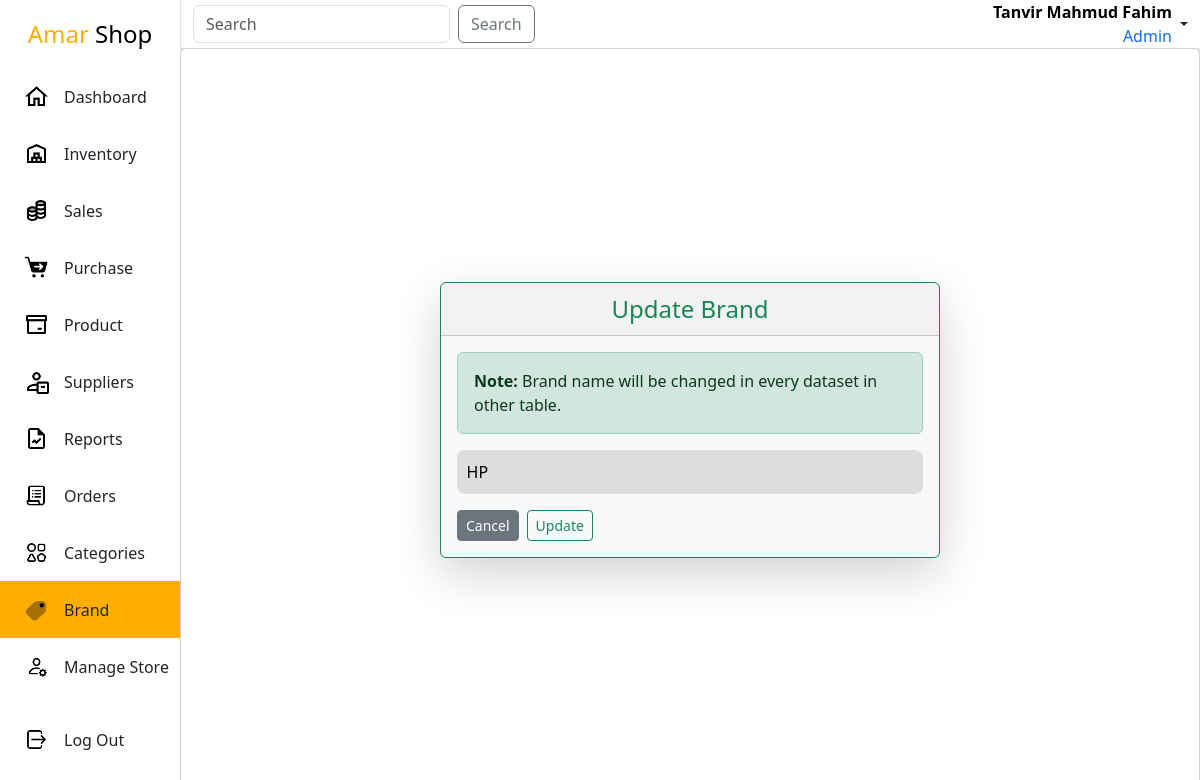
The page /admin-panel/brand/6/update/ (signed in) on the database its author committed.
### app/models.py (models this page shows, shortened)
class User(AbstractBaseUser, PermissionsMixin):
    email = models.EmailField(max_length=255, unique=True)
    first_name = models.CharField(max_length=255)
    last_name = models.CharField(max_length=255, blank=True, null=True)
    is_active = models.BooleanField(default=True)
    is_staff = models.BooleanField(default=False)
    profile_pic = models.ImageField(upload_to=profile_image_path, null=True, blank=True)
    objects = UserManager()
    USERNAME_FIELD = 'email'
    REQUIRED_FIELDS = ['first_name', 'last_name']

class Brand(models.Model):
    brand = models.CharField(max_length=255, unique=True)
    class Meta:
        ordering = ['-id']

### app/views.py (the view)
# urls.py: path('brand/<int:pk>/update/', BrandUpdateView.as_view(), name='brand-update'),
class BrandUpdateView(SuperuserRequiredMixin,UpdateView):
    model = Brand
    form_class = BrandForm
    context_object_name = 'brand'
    template_name = 'inventory/brand/brandUpdate.html'
    success_url = reverse_lazy('brand-list')

### app/forms.py
class BrandForm(forms.ModelForm):
    class Meta:
        model = Brand
        fields = '__all__'

### app/views.py (called while the page is built)
    def test_func(self):
        if self.request.user.is_superuser:
            return self.request.user.is_superuser
        if self.request.user.is_staff:
            return self.request.user.is_staff

### templates/inventory/brand/brandUpdate.html (shortened to what this page needs)
{% extends "Layout.html" %}
{% load static %}
{%block link%}
    <link rel="stylesheet" href="{%static 'css/inventory.css'%}">
{%endblock link%}
{%block main%}
<div class="inventory">
    <div class="card height-100">
        <div class="d-flex flex-column justify-content-center align-items-center height-100">
            <div class="card border border-success custom-card shadow-lg bg-body-tertiary rounded">
                <div class="card-header fs-4 text-center text-success">Update Brand</div>
                <div class="card-body">
                    <div class="alert alert-success" role="alert">
                        <a class="alert-link">Note:</a> Brand name will be changed in every dataset in other table.
                    </div>
                    <form method="post" enctype="multipart/form-data">
                        {{ form.brand}}
                        <div class="width-100 mt-3 d-flex align-items-center">
                            <a class="btn btn-sm btn-secondary" href="{%url 'brand-list'%}">Cancel</a>
                            <button class="btn btn-sm btn-outline-success ms-2" type="submit">Update</button>
                        </div>
                    </form>
                </div>
            </div>
        </div>
    </div>
</div>
{%endblock main%}

### templates/Layout.html (shortened to what this page needs)
<!DOCTYPE html>
{% load static %}
<html lang="en">
<head>
    {% load bootstrap5 %}
    {% bootstrap_css %}
    {%block link%}{%endblock link%}
    <link rel="stylesheet" href="{% static 'css/layout.css'%}">
</head>
<body>
    <div class="mother-div">
        <div class="sidebar">
            <div class="upper">
                <div class="branding">
                    <a href="{%url 'dashboard'%}">
                        <span class="gedget">Amar</span> Shop
                    </a>
                </div>
                <ul class="navList">
                    <li class="navItem">
                        <a href="{%url 'dashboard'%}">
                            <img src="{%static 'icons/nav/home.png'%}" width="25" alt="Dashboard"/>
                            <div class="navtitle">Dashboard</div>
                        </a>
                    </li>
                    <li class="navItem">
                        <a href="{%url 'inventory-list'%}" >
                            <img src="{%static 'icons/nav/inventory.png'%}" width="25" alt="Inventory"/>
                            <div class="navtitle">Inventory</div>
                        </a>
                    </li>
                    <li class="navItem">
                        <a href="{%url 'sales-list'%}" >
                            <img src="{%static 'icons/nav/sales.png'%}" width="25" alt="Inventory"/>
                            <div class="navtitle">Sales</div>
                        </a>
                    </li>
                    <li class="navItem">
                        <a href="{%url 'purchase-list'%}" >
                            <img src="{%static 'icons/nav/purchase.png'%}" width="25" alt="Inventory"/>
                            <div class="navtitle">Purchase</div>
                        </a>
                    </li>
                    <li class="navItem">
                        <a href="{%url 'product-list'%}">
                            <img src="{%static 'icons/nav/product.png'%}" width="25" alt="Orders"/>
                            <div class="navtitle">Product</div>
                        </a>
                    </li>
                    <li class="navItem">
                        <a href="{%url 'supplier-list'%}">
                            <img src="{%static 'icons/nav/suppliers.png'%}" width="25" alt="Suppliers"/>
                            <div class="navtitle">Suppliers</div>
                        </a>
                    </li>
                    <li class="navItem">
                        <a href="{%url 'reports'%}">
                            <img src="{%static 'icons/nav/reports.png'%}" width="25" alt="Reports"/>
                            <div class="navtitle">Reports</div>
                        </a>
                    </li>
                    <li class="navItem">
                        <a href="{%url 'orders'%}">
                            <img src="{%static 'icons/nav/orders.png'%}" width="25" alt="Orders"/>
                            <div class="navtitle">Orders</div>
                        </a>
                    </li>
                    <li class="navItem">
                        <a href="{%url 'category-list'%}">
                            <img src="{%static 'icons/nav/category.png'%}" width="25" alt="Orders"/>
                            <div class="navtitle">Categories</div>
                        </a>
                    </li>
                    <li class="navItem">
                        <a href="{%url 'brand-list'%}">
                            <img src="{%static 'icons/nav/brand.png'%}" width="25" alt="Orders"/>
                            <div class="navtitle">Brand</div>
                        </a>
                    </li>
                    <li class="navItem">
                        <a href="{%url 'manage'%}">
                            <img src="{%static 'icons/nav/manage.png'%}" width="25" alt="Manage_Store"/>
                            <div class="navtitle">Manage Store</div>
                        </a>
                    </li>
                </ul>
            </div>
            <div class="lower">
                <ul class="navList">
                    <li class="navItem">
                        <a href="{%url 'admin-logout'%}">
                            <img src="{%static 'icons/nav/logout.png'%}" width="25" alt="Logout"/>
                            <div class="navtitle">Log Out</div>
                        </a>
                    </li>
                </ul>
            </div>
        </div>
        <div class="content">
            <nav class="navbar navbar-light navbar-w bg-white p-0">
                <div class="container-fluid">
                    <form class="d-flex">
                        <input class="form-control me-2" type="search" placeholder="Search" aria-label="Search">
                        <button class="btn btn-outline-secondary" type="submit">Search</button>
                    </form>
                    <div class="nav-item dropdown">
                        <a class="nav-link dropdown-toggle d-flex align-items-center" href="#" id="navbarDropdownMenuLink" role="button" data-bs-toggle="dropdown" aria-expanded="false">
                            <div class="text-end text-black me-1">
                                <div class="fw-bold">{{request.user.first_name}} {{request.user.last_name}}</div>
                                {%if request.user.is_superuser%}
                                <div class="text-primary">Admin</div>
                                {%elif request.user.is_staff%}
                                <div class="text-primary">Staff Member</div>
                                {%endif%}
                            </div>
                        </a>
                    </div>
                </div>
            </nav>
            <div class="main-content">
                {%block main%}
                {%endblock main%}
            </div>
        </div>
    </div>
</body>
</html>

### static/css/inventory.css (style rules this page uses)
.inventory { width: 100%; height: 100%; overflow: scroll; }
ul { list-style-type: none; padding: 0; }
.height-100 { height: 100%; }
.width-100 { width: 100%; }

### static/css/layout.css (style rules this page uses)
* { padding: 0; margin: 0; box-sizing: border-box; }
a { text-decoration: none; color: black; }
.mother-div { width: 100vw; height: 100vh; background: rgb(228, 228, 228); display: flex; justify-content: space-between; }
.sidebar { width: 15vw; height: 100%; background: white; display: flex; flex-direction: column; justify-content: space-between; align-items: center; }
.upper { width: 100%; height: auto; }
.branding { width: 100%; text-align: center; padding: 1rem 0; font-size: 1.5rem; }
.branding a { text-decoration: none; }
.gedget { color: rgb(255, 174, 0); }
.navList { list-style-type: none; margin: 0; padding: 0; overflow: hidden; }
.navItem { width: 100%; display: flex; align-items: center; transition: all .300s ease; }
.navItem a { text-decoration: none; width: 100%; height: 100%; padding: 1rem 0; padding-left: 1.5rem; display: flex; align-items: center; color: inherit; }
.navtitle { margin-left: 15px; }
.lower { width: 100%; height: auto; padding-bottom: 2rem; }
.content { width: 85vw; height: 100vh; }
.navbar-w { width: 100%; border-left: 1px solid rgb(228, 228, 228); }
.selected { background: rgb(255, 174, 0); }
.main-content { width: 100%; height: 93%; }
.custom-card { width: 500px; max-height: 400px; border-radius: 12px; background: white; }
input, select,textarea { width: 100%; padding: .6rem; border: none; border-radius: 8px; background-color: rgba(218, 218, 218, 0.878); }

### rows shown on the page
User: user.first_name "Tanvir Mahmud", user.last_name "Fahim"
Brand: brand "HP"
